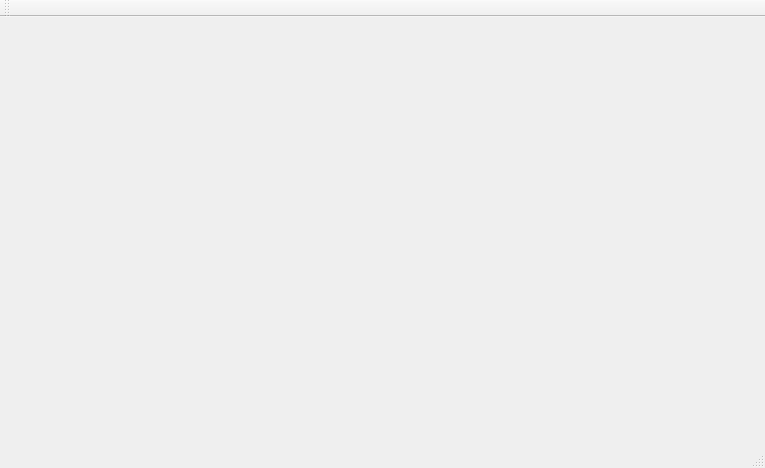
<?xml version="1.0" encoding="UTF-8"?>
<ui version="4.0">
 <class>MainWindow</class>
 <widget class="QMainWindow" name="MainWindow">
  <property name="geometry">
   <rect>
    <x>0</x>
    <y>0</y>
    <width>765</width>
    <height>468</height>
   </rect>
  </property>
  <property name="windowTitle">
   <string>MainWindow</string>
  </property>
  <widget class="QWidget" name="centralWidget">
   <widget class="QWidget" name="verticalLayoutWidget">
    <property name="geometry">
     <rect>
      <x>0</x>
      <y>0</y>
      <width>761</width>
      <height>401</height>
     </rect>
    </property>
    <layout class="QVBoxLayout" name="verticalLayout"/>
   </widget>
  </widget>
  <widget class="QMenuBar" name="menuBar">
   <property name="geometry">
    <rect>
     <x>0</x>
     <y>0</y>
     <width>765</width>
     <height>19</height>
    </rect>
   </property>
  </widget>
  <widget class="QToolBar" name="mainToolBar">
   <attribute name="toolBarArea">
    <enum>TopToolBarArea</enum>
   </attribute>
   <attribute name="toolBarBreak">
    <bool>false</bool>
   </attribute>
  </widget>
  <widget class="QStatusBar" name="statusBar"/>
 </widget>
 <layoutdefault spacing="6" margin="11"/>
 <resources/>
 <connections/>
</ui>
